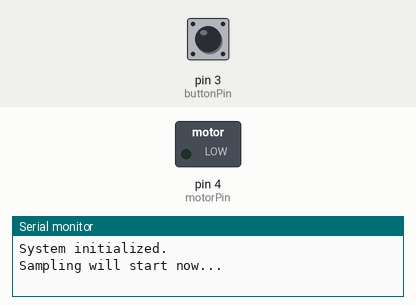
This sketch was run on a simulated Arduino Uno, built with avr-gcc and run on an emulated ATmega328P. Shown: switched loads named in the sketch (green lamp = pin HIGH), the last lines printed to the serial monitor. Dashed ring = blinking. The test bench sets the inputs (shaded band); at power-on: pin 3 (buttonPin) HIGH.

Above: at 1.2 s.
1.3 s: pin 3 (buttonPin) pulled LOW for 0.15 s
4.4 s: pin 3 (buttonPin) pulled LOW for 1 s
At 5.4 s:
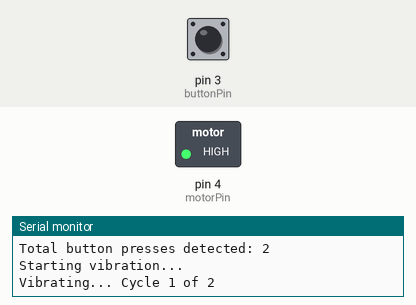
8.0 s: pin 3 (buttonPin) pulled LOW for 3.2 s
At 12.4 s:
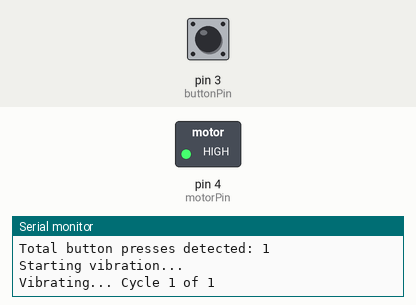
Timing chart, 0 to 14.1 s (numbered marks = the images above; inputs shaded):
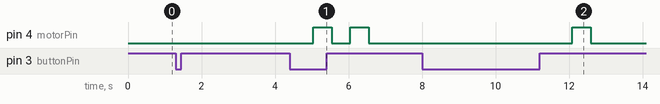

Measured:
- after the input at 8.0 s, pin 4 (motorPin): LOW → HIGH after 4.1 s, → LOW 0.50 s later
- by itself, pin 4 (motorPin): alternates HIGH for 0.50 s and LOW for 0.50 s, 4 changes in all, then stays LOW

The sketch:

vibrator_button_L5-ex3.ino
```cpp
int motorPin = 4; // motor pin
const int buttonPin = 3;  // button pin
int buttonState = 0; // button state
int lastButtonState = HIGH; // last button state
int presses = 0;  // button presses

unsigned long startMillis;
unsigned long currentMillis;
const unsigned long period = 5000;  // 5-second period

void setup() {
  // Initialize motor and button pins
  pinMode(motorPin, OUTPUT);
  pinMode(buttonPin, INPUT); // Corrected to INPUT

  startMillis = millis();  // Initial start time

  Serial.begin(9600); // Start serial monitor
  Serial.println("System initialized.");
  Serial.println("Sampling will start now...");
}

void loop() {
  currentMillis = millis(); // Update current time

  // Count button presses within the period
  countPresses();

  // Check if the 5-second period has ended
  if (currentMillis - startMillis >= period) {
    Serial.println("Sampling period ended.");
    Serial.print("Total button presses detected: ");
    Serial.println(presses);

    // Vibrate based on the number of presses
    Serial.println("Starting vibration...");
    vibrations(presses);

    // Reset for the next cycle
    presses = 0;
    startMillis = millis(); // Reset timer
    Serial.println("Sampling restarted.");
  }
}

void countPresses() {
  int reading = digitalRead(buttonPin); // Read the button state

  // Detect button state change (from HIGH to LOW)
  if (reading == LOW && lastButtonState == HIGH) {
    delay(50); // Debounce delay
    presses++;
    Serial.println("Button pressed.");
  }

  // Save the current state as the last state
  lastButtonState = reading;
}

void vibrations(int amount) {
  for (int i = 0; i < amount; i++) {
    Serial.print("Vibrating... Cycle ");
    Serial.print(i + 1);
    Serial.print(" of ");
    Serial.println(amount);

    digitalWrite(motorPin, HIGH);  // Turn the motor on
    delay(500);                   // Wait for 0.5 seconds
    digitalWrite(motorPin, LOW);   // Turn the motor off
    delay(500);                   // Wait for 0.5 seconds
  }
  Serial.println("Vibration sequence completed.");
}
```
